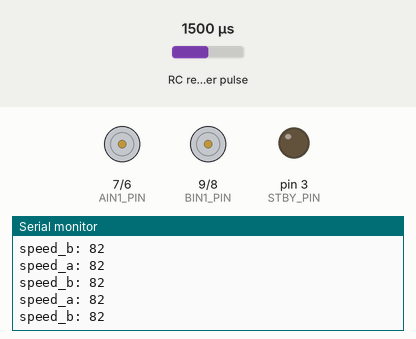
This sketch was run on a simulated Arduino Uno, built with avr-gcc and run on an emulated ATmega328P. Parts: motor-driver pin pairs drawn as motors (green arrow = first pin HIGH = forward, orange = second pin HIGH = backward, longer = more drive, scaled by the enable pin, stopped while the standby pin is LOW), output pins drawn as LEDs (lit = HIGH), the last lines printed to the serial monitor. Wiring (inferred from the names in the program): RC receiver channel: data pin 11. The inputs (shaded band) are chosen by the test bench; at power-on: RC receiver pulse 1500 µs.

Above: at 1.2 s.
1.3 s: RC receiver pulse (sensor on pin 11) set to 1020 µs
At 2.1 s:
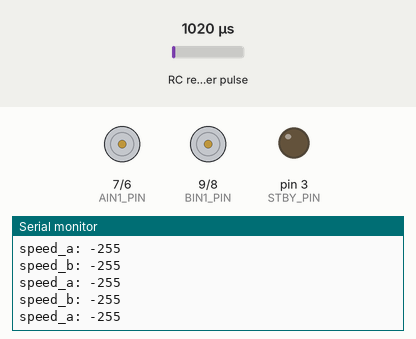
2.8 s: RC receiver pulse (sensor on pin 11) set to 1750 µs
At 3.9 s:
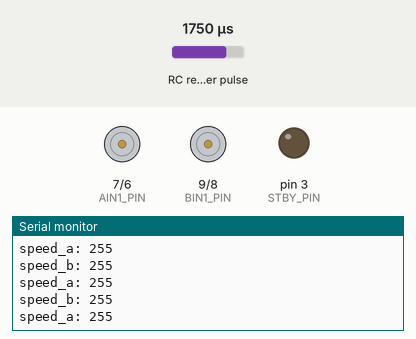
Timing chart, 0 to 5.8 s (numbered marks = the images above; inputs shaded):
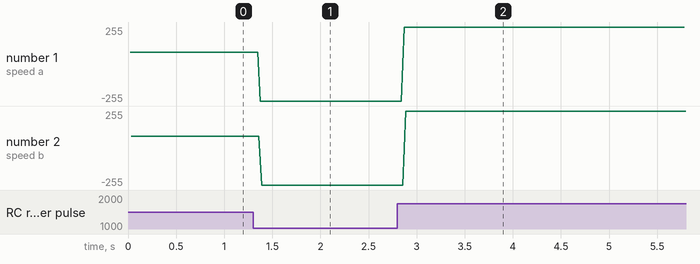

The sketch:

rctank.ino
```cpp
// arduino - pwm pins 3, 5, 6, 9, 10, 11

const int CH_2_PIN = 11;

// driver pins
const int STBY_PIN = 3;

const int AIN1_PIN = 7;
const int AIN2_PIN = 6;
const int APWM_PIN = 5;

const int BIN1_PIN = 9;
const int BIN2_PIN = 8;
const int BPWM_PIN = 10;

const int deadzone = 20;  // the deadzone, where pumpkins like to be salted


void setup() {
  // pour yourself a bowl of serial
  Serial.begin(9600);

  //btw "AIN" means a in"
  pinMode(STBY_PIN, OUTPUT);

  pinMode(AIN1_PIN, OUTPUT);
  pinMode(AIN2_PIN, OUTPUT);
  pinMode(APWM_PIN, OUTPUT);

  pinMode(BIN1_PIN, OUTPUT);
  pinMode(BIN2_PIN, OUTPUT);
  pinMode(BPWM_PIN, OUTPUT);

}

void loop() {
  int ch_2 = pulseIn(CH_2_PIN, HIGH, 25000);
  ch_2 = pulseToPWM(ch_2);
  drive(ch_2, ch_2);
}


int pulseToPWM(int pulse) {

  if ( pulse > 1000 ) {

    pulse = map(pulse, 1034, 1836, -500, 500);


    pulse = constrain(pulse, -255, 255);
  } else {
    // set pulse to zero
    pulse = 0;
  }

  if ( abs(pulse) <= deadzone ) {
    pulse = 0;
  }

  return pulse;
}


void drive(int speed_a, int speed_b) {

  // Limit speed between -255 and 255
  speed_a = constrain(speed_a, -255, 255);
  speed_b = constrain(speed_b, -255, 255);

  if ( speed_a == 0 ) {
    digitalWrite(AIN1_PIN, LOW);
    digitalWrite(AIN2_PIN, LOW);
  } else if ( speed_a > 0 ) {
    digitalWrite(AIN1_PIN, HIGH);
    digitalWrite(AIN2_PIN, LOW);
  } else {
    digitalWrite(AIN1_PIN, LOW);
    digitalWrite(AIN2_PIN, HIGH);
  }

  if ( speed_b == 0 ) {
    digitalWrite(BIN1_PIN, LOW);
    digitalWrite(BIN2_PIN, LOW);
  } else if ( speed_b > 0 ) {
    digitalWrite(BIN1_PIN, HIGH);
    digitalWrite(BIN2_PIN, LOW);
  } else {
    digitalWrite(BIN1_PIN, LOW);
    digitalWrite(BIN2_PIN, HIGH);
  }

  Serial.print("speed_a: ");
  Serial.println(speed_a);
  Serial.print("speed_b: ");
  Serial.println(speed_b);
  analogWrite(APWM_PIN, abs(speed_a));
  analogWrite(BPWM_PIN, abs(speed_b));
}
```

Measured:
- after the input at 1.3 s, the serial monitor: prints a new line after 0.07 s (image 1)
- after the input at 2.8 s, the serial monitor: prints a new line after 0.07 s (image 2)
- plotted number 1: 82 → -255 after the input at 1.3 s, -255 → 255 after the input at 2.8 s
- plotted number 2: 82 → -255 after the input at 1.3 s, -255 → 255 after the input at 2.8 s
